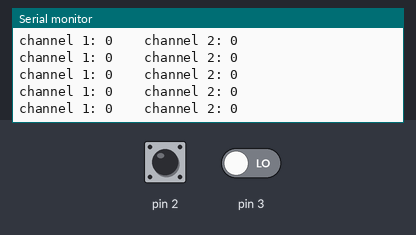
Recording of a sketch running on a simulated Arduino Uno, built with avr-gcc and run on an emulated ATmega328P. Parts: the last lines printed to the serial monitor. Inputs (shaded band) come from the test bench; at power-on: pin 2 LOW, pin 3 LOW.

Above: at 1.2 s.
1.3 s: pin 2 driven HIGH
At 2.2 s:
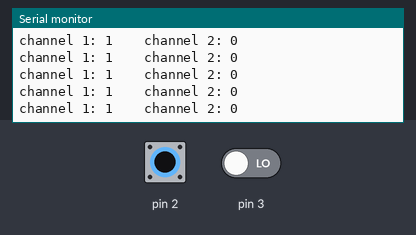
4.3 s: pin 3 driven HIGH
At 4.9 s:
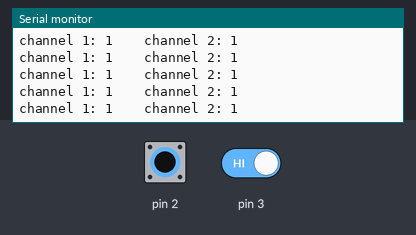
7.3 s: pin 2 driven LOW
At 7.9 s:
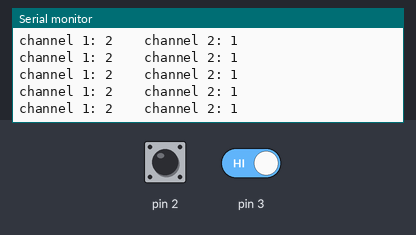
8.8 s: pin 3 driven LOW
At 9.8 s:
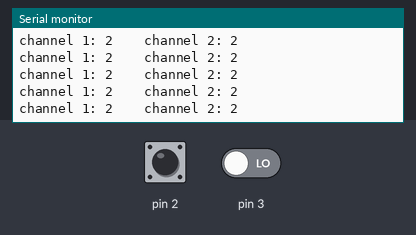
14.8 s: pin 2 pulsed HIGH 5 times (0.12 s each, 0.3 s apart)
At 15.5 s:
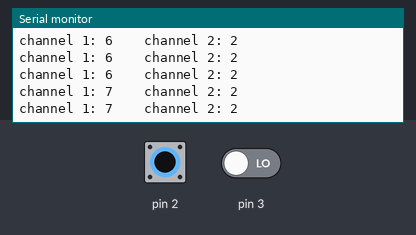
Timing chart, 0 to 17.8 s (numbered marks = the images above; inputs shaded):
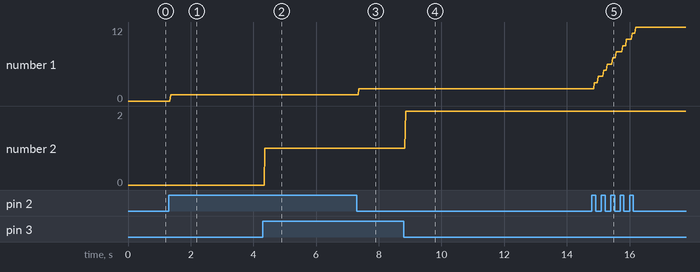

The sketch:

hall_encoder_resolution_check.ino
```cpp
#define encoder_ch1 2
#define encoder_ch2 3

volatile int counter_enc1 = 0;
volatile int counter_enc2 = 0;

void setup() {
    Serial.begin(9600);
  attachInterrupt(digitalPinToInterrupt(2), encoder_channel1, CHANGE);
  attachInterrupt(digitalPinToInterrupt(3), encoder_channel2, CHANGE);
}

void loop(){

  Serial.print("channel 1: ");
  Serial.print(counter_enc1);
  Serial.print("\t\t");
  Serial.print("channel 2: ");
  Serial.println(counter_enc2);
}
void encoder_channel1() {
  //counter to measure no. of signals for channel 1
  counter_enc1++;
}
void encoder_channel2() {
  //counter to measure no. of signals for channel 2
  counter_enc2++;
}
```

Measured:
- after the input at 1.3 s, the serial monitor: prints a new line after 0.07 s (image 1)
- after the input at 4.3 s, the serial monitor: prints a new line after 0.07 s (image 2)
- after the input at 7.3 s, the serial monitor: prints a new line after 0.07 s (image 3)
- after the input at 8.8 s, the serial monitor: prints a new line after 0.05 s (image 4)
- after the input at 14.8 s, the serial monitor: prints a new line after 0.08 s (image 5)
- plotted number 1: 2 → 12 after the input at 14.8 s
